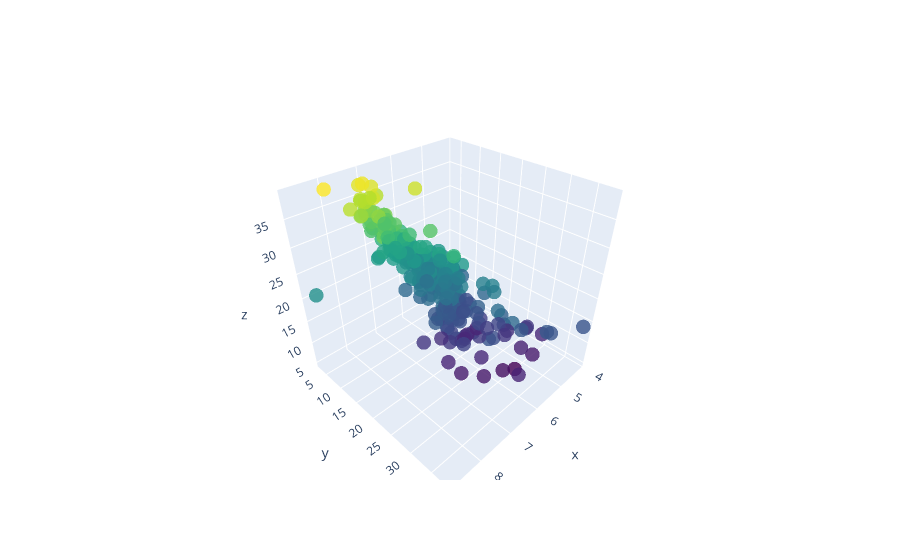

Notebook source saved alongside this figure:
### Markdown cell above
### 1.3.2 Vizualizace dat ve 3D

### Code cell
x_label, y_label, z_label = "Living Area (m²)", "Bedrooms", "Price"
X1 = X_train[:, 0]  # 1. sloupec
X2 = X_train[:, 1]  # 2. sloupec
Y = Y_train  # Cílová proměnná
    
# Vytvoření 3D scatter plotu
fig = go.Figure()

# Scatter plot - body dat
fig.add_trace(go.Scatter3d(
        x=X1, y=X2, z=Y,
        mode='markers',
        marker=dict(size=5, color=Y, colorscale='Viridis', opacity=0.8),
        name="Data"
))
fig.show()

### Figure 1 — Plotly figure (JSON) as saved in the notebook; plotly's stock layout.template omitted (floating-point values rounded to 4 significant figures; data arrays with more than 128 entries replaced by an {"elided": "..."} marker saying what was removed)
{"data": [{"marker": {"color": {"elided": "278 float values"}, "colorscale": [[0, "#440154"], [0.1111, "#482878"], [0.2222, "#3e4989"], [0.3333, "#31688e"], [0.4444, "#26828e"], [0.5556, "#1f9e89"], [0.6667, "#35b779"], [0.7778, "#6ece58"], [0.8889, "#b5de2b"], [1, "#fde725"]], "opacity": 0.8, "size": 5}, "mode": "markers", "name": "Data", "type": "scatter3d", "x": {"elided": "278 float values"}, "y": {"elided": "278 float values"}, "z": {"elided": "278 float values"}}], "layout": {}}
